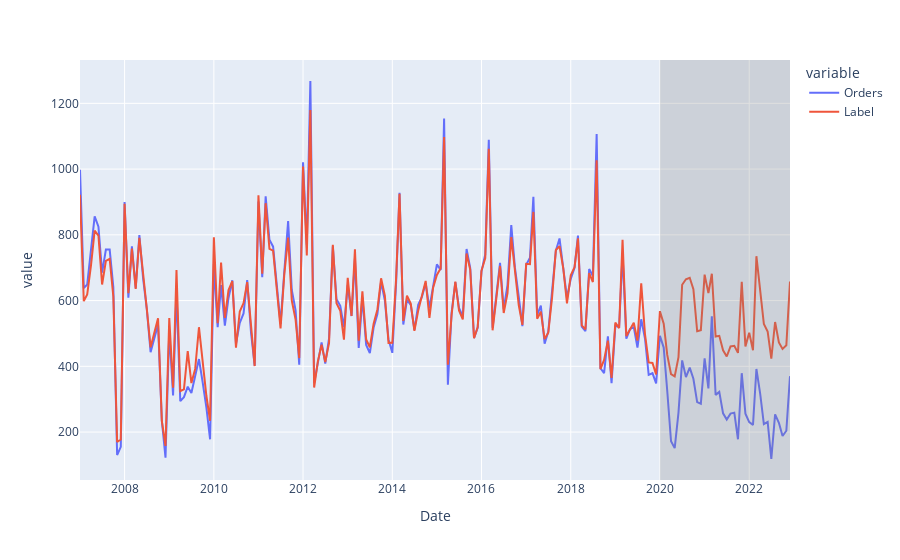

Notebook code for this chart:
### Markdown cell above
##### Base model

### Code cell
import plotly.express as px
# Generate predictions on the original dataset
predictions = predict_model(model, data=df)

# Add a date column in the dataset
predictions['Date'] = pd.date_range(start=start, end = end, freq = 'MS')

# Line plot
fig = px.line(predictions, x='Date', y=[dep_var, "Label"]) #, template = 'plotly_dark')

# Add a vertical rectange for test-set separation
fig.add_vrect(x0=start_test, x1=predictions.Date.max(), fillcolor="grey", opacity=0.25, line_width=0)
fig.show()

### Figure 1 — Plotly figure (JSON) as saved in the notebook; plotly's stock layout.template omitted (floating-point values rounded to 4 significant figures; data arrays with more than 128 entries replaced by an {"elided": "..."} marker saying what was removed)
{"data": [{"hovertemplate": "variable=Orders<br>Date=%{x}<br>value=%{y}<extra></extra>", "legendgroup": "Orders", "line": {"color": "#636efa", "dash": "solid"}, "marker": {"symbol": "circle"}, "mode": "lines", "name": "Orders", "orientation": "v", "showlegend": true, "type": "scatter", "x": {"elided": "192 str values"}, "xaxis": "x", "y": {"elided": "192 int values"}, "yaxis": "y"}, {"hovertemplate": "variable=Label<br>Date=%{x}<br>value=%{y}<extra></extra>", "legendgroup": "Label", "line": {"color": "#EF553B", "dash": "solid"}, "marker": {"symbol": "circle"}, "mode": "lines", "name": "Label", "orientation": "v", "showlegend": true, "type": "scatter", "x": {"elided": "192 str values"}, "xaxis": "x", "y": {"elided": "192 float values"}, "yaxis": "y"}], "layout": {"legend": {"title": {"text": "variable"}, "tracegroupgap": 0}, "margin": {"t": 60}, "shapes": [{"fillcolor": "grey", "line": {"width": 0}, "opacity": 0.25, "type": "rect", "x0": "2020-01-01T00:00:00", "x1": "2022-12-01T00:00:00", "xref": "x", "y0": 0, "y1": 1, "yref": "y domain"}], "xaxis": {"anchor": "y", "domain": [0, 1], "title": {"text": "Date"}}, "yaxis": {"anchor": "x", "domain": [0, 1], "title": {"text": "value"}}}}
